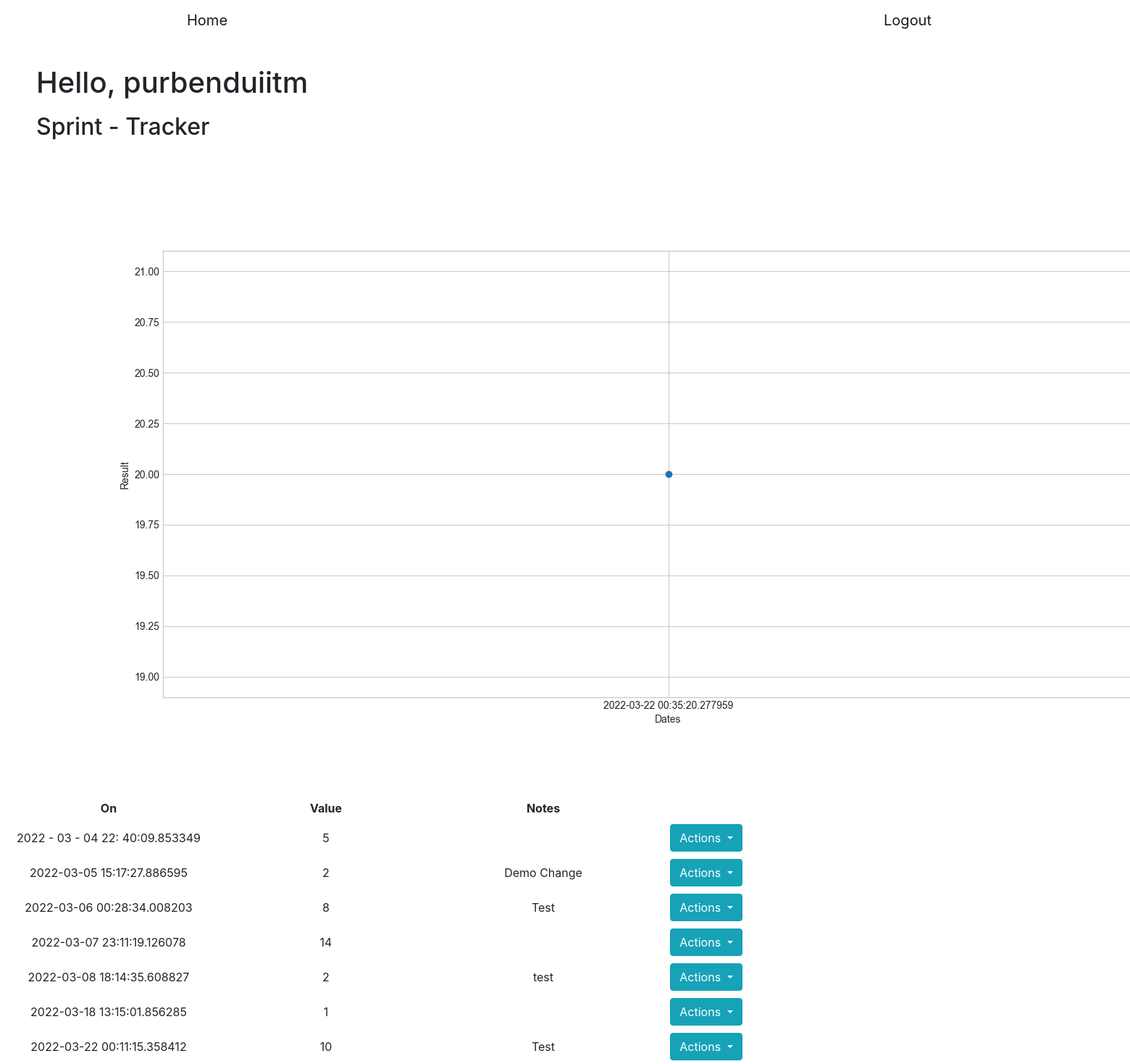
/purbenduiitm/trackers/Sprint/show (signed in), run on the app's committed database.
### main.py (models this page shows)
class numerical(db.Model):
    __tablename__ = 'numerical'
    id = db.Column(db.Integer, nullable=False, primary_key=True)
    username = db.Column(db.String,
                         db.ForeignKey('authentication.username'),
                         nullable=False)
    value = db.Column(db.Integer, nullable=False)
    date = db.Column(db.String, nullable=False)
    trackerName = db.Column(db.String, nullable=False)
    notes = db.Column(db.String, nullable=True)

### main.py (the view, shortened to what this page needs)
@app.route("/<string:username>/trackers/<string:trackerName>/show",
           methods=["GET", "POST"])
def showData(username, trackerName):
    if len(loggedIn) == 0 or username != loggedIn[0]:
        return redirect("/")
    dataType = db.session.query(trackers).filter(
        trackers.username == username,
        trackers.trackerName == trackerName).first()
    if dataType.trackerType == 1:  # Numerical
        entry = db.session.query(numerical).filter(
            numerical.username == username,
            numerical.trackerName == trackerName).all()
        if entry == []:
            return render_template("noRecords.html",
                                   username=username,
                                   trackerName=trackerName)
        y, x = [], []
        for data in entry:
            y.append(data.value)
            x.append(data.date)
        f = plt.figure()
        f.set_figwidth(18)
        f.set_figheight(8)
        plt.plot(x, y, marker="o")
        plt.xlabel("Dates")
        plt.ylabel("Result")
        plt.savefig("static/trendline.png")
        return render_template("showData.html",
                               entry=entry,
                               trackerName=trackerName,
                               username=username,
                               image="/static/trendline.png")

### templates/showData.html (shortened to what this page needs)
<!DOCTYPE html>
<html>
<head>
	<link rel="stylesheet" href="https://cdn.jsdelivr.net/npm/bootstrap@4.0.0/dist/css/bootstrap.min.css">
</head>
<body>
	<nav class="navbar navbar-expand-lg navbar-light" id="mainNav">
        <div class="container px-4 px-lg-5">
            <a class="navbar-brand" href="/{{ username }}/trackers"> Home </a>
            <a class="navbar-brand" href="/{{ username }}/logout"> Logout </a>
        </div>
    </nav>
	<br>
	<div>
		<h1 style="padding-left: 50px; padding-top: 10px;">Hello, {{ username }}</h1>
	</div>
	<div>
		<h2 style="padding-left: 50px; padding-top: 10px;">{{ trackerName }} - Tracker</h2>
	</div>
	<br><br>
	{% if b!=3 %}
		<div>
	            <img src="{{ image }}">
	    </div>
	{% endif %}
    <br><br>
	<div>
		<table>
			<tr>
				<th style="text-align: center; width: 300px;padding: 5px;">On</th>
				<th style="text-align: center; width: 300px;padding: 5px;">Value</th>
				<th style="text-align: center; width: 300px;padding: 5px;">Notes</th>
			</tr>
			{% for data in entry %}
			<tr>
				<td style=" width: 300px;
		        text-align: center;
		        padding: 5px;">
		        {{ data['date'] }}</td>
				<td style=" width: 150px;
		        text-align: center;
		        padding: 5px;">
		    	{% if b==1 %}
		    		{% if data['value']==1 %}
		    			Completed
	    			{% else %}
	    				NOT Completed
    				{% endif %}
				{% else %}
					{{ data['value'] }}
		    	{% endif %}
		    	</td>
				<td style=" width: 150px;
		        text-align: center;
		        padding: 5px;">
		    	{{ data['notes'] }}
		    	</td>
				<td class="select" style=" width: 150px;
		        text-align: center;
		        padding: 5px;">
					<div class="btn-group">
					  <button type="button" class="btn btn-info dropdown-toggle" data-toggle="dropdown" aria-haspopup="true" aria-expanded="false">
					    Actions
					  </button>
					</div>
			</tr>
			{% endfor %}
		</table>
	</div>
</body>
</html>

### data on the page
numerical: date "2022 - 03 - 04 22: 40:09.853349", value "5"
numerical: date "2022-03-05 15:17:27.886595", value "2", notes "Demo Change"
numerical: date "2022-03-06 00:28:34.008203", value "8", notes "Test"
numerical: date "2022-03-07 23:11:19.126078", value "14"
numerical: date "2022-03-08 18:14:35.608827", value "2", notes "test"
numerical: date "2022-03-18 13:15:01.856285", value "1"
numerical: date "2022-03-22 00:11:15.358412", value "10", notes "Test"

### other printed values
{{ username }} "purbenduiitm"
{{ trackerName }} "Sprint"
